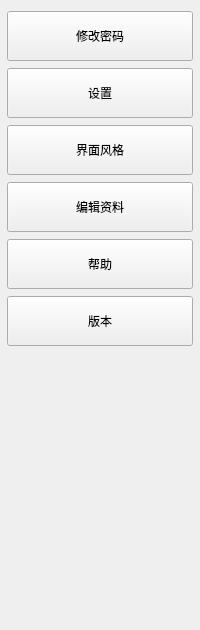
           <widget class="QWidget" name="helpwidget" native="true">
            <property name="minimumSize">
             <size>
              <width>200</width>
              <height>0</height>
             </size>
            </property>
            <property name="maximumSize">
             <size>
              <width>16777215</width>
              <height>16777215</height>
             </size>
            </property>
            <layout class="QGridLayout" name="gridLayout_2">
             <property name="leftMargin">
              <number>7</number>
             </property>
             <property name="topMargin">
              <number>11</number>
             </property>
             <property name="rightMargin">
              <number>7</number>
             </property>
             <property name="bottomMargin">
              <number>0</number>
             </property>
             <property name="horizontalSpacing">
              <number>0</number>
             </property>
             <property name="verticalSpacing">
              <number>7</number>
             </property>
             <item row="6" column="0">
              <spacer name="verticalSpacer_3">
               <property name="orientation">
                <enum>Qt::Vertical</enum>
               </property>
               <property name="sizeHint" stdset="0">
                <size>
                 <width>20</width>
                 <height>284</height>
                </size>
               </property>
              </spacer>
             </item>
             <item row="3" column="0">
              <widget class="QPushButton" name="pushButton_6">
               <property name="minimumSize">
                <size>
                 <width>0</width>
                 <height>50</height>
                </size>
               </property>
               <property name="text">
                <string>编辑资料</string>
               </property>
              </widget>
             </item>
             <item row="4" column="0">
              <widget class="QPushButton" name="pushButton_7">
               <property name="minimumSize">
                <size>
                 <width>0</width>
                 <height>50</height>
                </size>
               </property>
               <property name="text">
                <string>帮助</string>
               </property>
              </widget>
             </item>
             <item row="5" column="0">
              <widget class="QPushButton" name="pushButton_8">
               <property name="minimumSize">
                <size>
                 <width>0</width>
                 <height>50</height>
                </size>
               </property>
               <property name="text">
                <string>版本</string>
               </property>
              </widget>
             </item>
             <item row="1" column="0">
              <widget class="QPushButton" name="settingBt">
               <property name="minimumSize">
                <size>
                 <width>0</width>
                 <height>50</height>
                </size>
               </property>
               <property name="text">
                <string>设置</string>
               </property>
              </widget>
             </item>
             <item row="0" column="0">
              <widget class="QPushButton" name="updatePasswordBt">
               <property name="minimumSize">
                <size>
                 <width>0</width>
                 <height>50</height>
                </size>
               </property>
               <property name="text">
                <string>修改密码</string>
               </property>
              </widget>
             </item>
             <item row="2" column="0">
              <widget class="QPushButton" name="widgetStyBt">
               <property name="minimumSize">
                <size>
                 <width>0</width>
                 <height>50</height>
                </size>
               </property>
               <property name="text">
                <string>界面风格</string>
               </property>
              </widget>
             </item>
            </layout>
           </widget>
